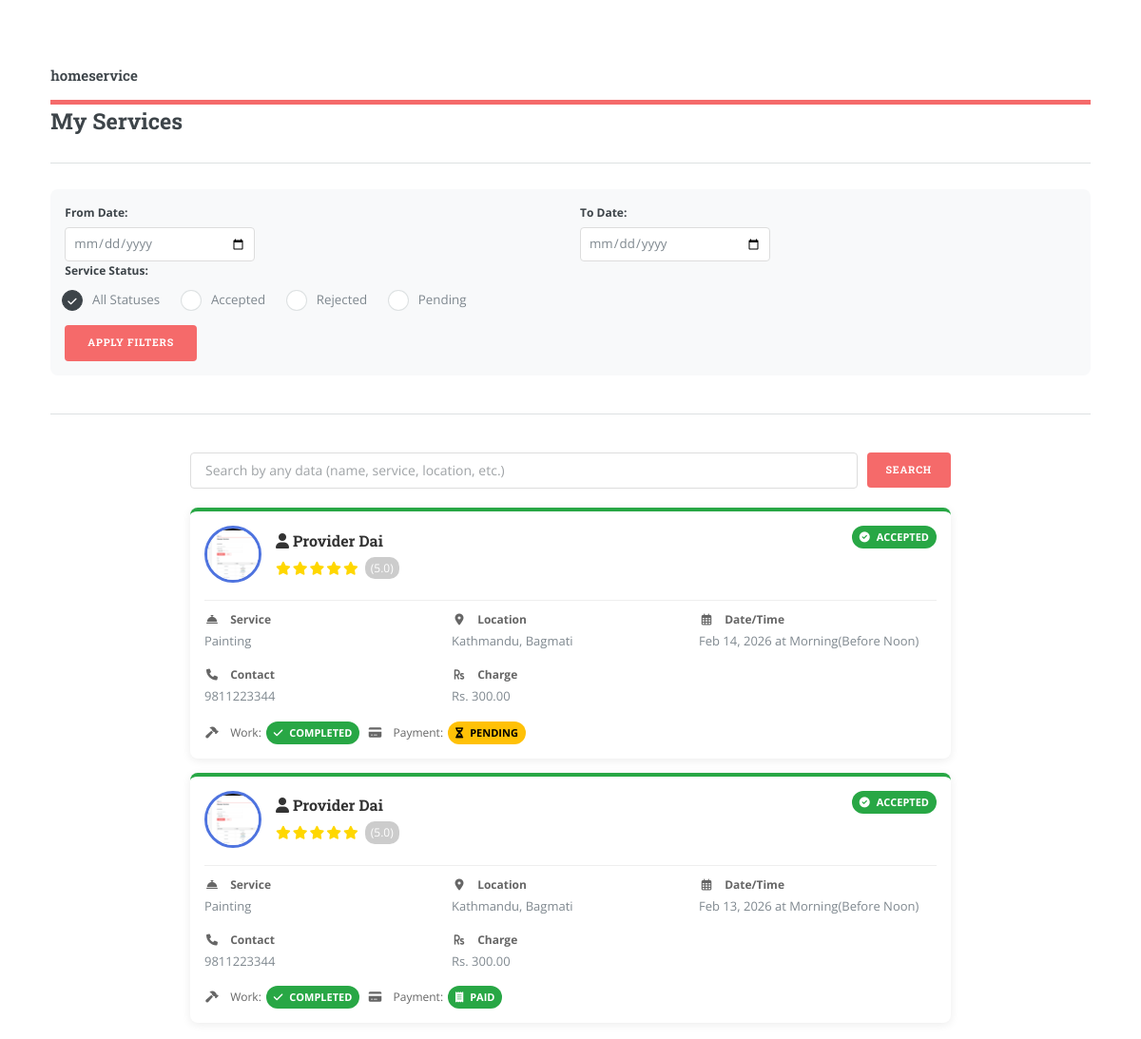
The page /Myservices.php (signed in) on the database its author committed.
### tables this page shows
CREATE TABLE `service_request` (
  `srid` int(11) NOT NULL,
  `consumer_id` int(11) NOT NULL,
  `provider_id` int(11) NOT NULL,
  `service_id` int(11) NOT NULL,
  `req_date` date NOT NULL,
  `req_time` varchar(50) DEFAULT NULL,
  `status` varchar(50) NOT NULL DEFAULT 'Pending',
  `work_status` varchar(50) NOT NULL DEFAULT 'Pending',
  `payment_status` varchar(50) NOT NULL DEFAULT 'Pending',
  `charge` decimal(10,2) NOT NULL DEFAULT 0.00,
  `last_modified` timestamp NOT NULL DEFAULT current_timestamp() ON UPDATE current_timestamp(),
  `read_status_c` tinyint(1) NOT NULL DEFAULT 0,
  `msgc` varchar(255) DEFAULT NULL,
  `read_status` tinyint(1) DEFAULT 0,
  `msgp` varchar(255) DEFAULT NULL,
  `wallet` decimal(10,2) NOT NULL DEFAULT 0.00
);

CREATE TABLE `provider` (
  `pid` int(11) NOT NULL,
  `fname` varchar(50) NOT NULL,
  `mname` varchar(50) DEFAULT NULL,
  `lname` varchar(50) NOT NULL,
  `dob` date DEFAULT NULL,
  `gender` enum('Male','Female','Other') DEFAULT 'Male',
  `country` varchar(50) DEFAULT NULL,
  `state` varchar(50) DEFAULT NULL,
  `city` varchar(50) DEFAULT NULL,
  `address` text DEFAULT NULL,
  `phnno` varchar(20) DEFAULT NULL,
  `email` varchar(100) NOT NULL,
  `photo` varchar(255) DEFAULT NULL,
  `average_rating` decimal(2,1) DEFAULT 0.0,
  `created_at` timestamp NOT NULL DEFAULT current_timestamp(),
  `password` varchar(255) NOT NULL,
  `wallet` decimal(10,2) NOT NULL DEFAULT 0.00,
  `rating_count` int(11) NOT NULL DEFAULT 0
);

CREATE TABLE `services` (
  `sid` int(11) NOT NULL,
  `sname` varchar(100) NOT NULL,
  `description` text DEFAULT NULL,
  `icon` varchar(100) DEFAULT NULL,
  `created_at` timestamp NOT NULL DEFAULT current_timestamp()
);

### Myservices.php (the view, shortened to what this page needs)
<?php
$formData = $_SESSION['form_data'] ?? [];
$con = mysqli_connect("localhost", "root", "", "homeservice");
$id = $_SESSION["consumer_id"];
$query = "SELECT provider.fname, provider.mname, provider.lname, provider.photo, provider.average_rating,
          provider.address, provider.city, provider.state, provider.country, provider.phnno,
          service_request.req_date AS fdate, service_request.req_time,
          service_request.status AS status, service_request.work_status,
          service_request.payment_status, service_request.srid, services.sname AS service_name,
          service_request.charge AS charge
          FROM service_request
          JOIN provider ON provider.pid = service_request.provider_id
          JOIN services ON services.sid = service_request.service_id
          WHERE service_request.consumer_id = ?";
$params = [$id];
$param_types = "s";
$query .= " ORDER BY service_request.last_modified DESC";
$stmt = $con->prepare($query);
if (count($params) > 1) {
    $stmt->bind_param($param_types, ...$params);
} else {
    $stmt->bind_param($param_types, $id);
}
$stmt->execute();
$stmt->store_result();
?>
<!DOCTYPE HTML>
<html>
<head>
    <link rel="stylesheet" href="assets/css/main.css" />
    <link rel="stylesheet" href="https://cdn.datatables.net/1.13.5/css/jquery.dataTables.min.css">
    <link rel="stylesheet" href="https://cdnjs.cloudflare.com/ajax/libs/font-awesome/6.0.0/css/all.min.css" />
</head>
<body class="is-preload">
    <div id="wrapper">
        <div id="main">
            <div class="inner">
                <header id="header">
                    <a href="welcome.php" class="logo"><strong>homeservice</strong></a>
                </header>
                <h2>My Services</h2>
                <hr class="minor" />
                <form method="post" action="myservices.php" class="filter-form">
                    <div style="display: grid; grid-template-columns: 1fr 1fr; gap: 20px;">
                        <div>
                            <label>From Date:</label>
                            <input type="date" name="fdate" value="<?= $formData['fdate'] ?? '' ?>">
                        </div>
                        <div>
                            <label>To Date:</label>
                            <input type="date" name="tdate" value="<?= $formData['tdate'] ?? '' ?>">
                        </div>
                    </div>
                    <label>Service Status:</label>
                    <div class="radio-group">
                    <div class="radio-option">
                            <label for="rp4" style="display: inline; font-weight: normal;">All Statuses</label>
                        </div>
                        <div class="radio-option">
                            <label for="rp1" style="display: inline; font-weight: normal;">Accepted</label>
                        </div>
                        <div class="radio-option">
                            <label for="rp2" style="display: inline; font-weight: normal;">Rejected</label>
                        </div>
                        <div class="radio-option">
                            <label for="rp3" style="display: inline; font-weight: normal;">Pending</label>
                        </div>
                    </div>
                    <button type="submit" name="sbbtn" class="button primary">Apply Filters</button>
                </form>
                <hr class="major" />
                <div class="search-container">
                    <input type="text" id="searchInput" placeholder="Search by any data (name, service, location, etc.)">
                    <button onclick="searchServices()" class="button primary">Search</button>
                </div>
                <div class="service-requests" id="serviceRequestsContainer">
                    <?php
                    if ($stmt->num_rows > 0) {
                        $stmt->bind_result($fname, $mname, $lname, $photo, $average_rating, $address, $city, $state, $country, $phnno, $fdate, $rtime, $status, $workstatus, $payment_status, $srid, $service_name, $charge);
                        while ($stmt->fetch()) {
                            $status_class = $status == 0 ? 'status-pending' : ($status == 1 ? 'status-accepted' : 'status-rejected');
                            $status_label = $status == 0 ? 'Pending' : ($status == 1 ? 'Accepted' : 'Rejected');
                            $status_badge = $status == 0 ? 'badge-primary' : ($status == 1 ? 'badge-success' : 'badge-danger');
                            $workstatus_label = ($status == 2) ? 'Cancelled' : ($workstatus == 0 ? 'Pending' : 'Completed');
                            $workstatus_badge = ($status == 2) ? 'badge-danger' : ($workstatus == 0 ? 'badge-primary' : 'badge-success');
                            $payment_label = ($status == 2) ? 'Cancelled' : ($payment_status == 0 ? 'Pending' : 'Paid');
                            $payment_badge = ($status == 2) ? 'badge-danger' : ($payment_status == 0 ? 'badge-primary' : 'badge-success');
                            $formatted_date = date('M j, Y', strtotime($fdate));
                            $formatted_time = $rtime;
                            $formatted_charge = ($charge === null) ? 'N/A' : 'Rs. ' . number_format($charge, 2);
                            echo '<div class="service-request-card ' . $status_class . '" data-searchable="' .
                                htmlspecialchars(strtolower($fname . ' ' . $mname . ' ' . $lname . ' ' .
                                $service_name . ' ' . $city . ' ' . $state . ' ' .
                                $formatted_date . ' ' . $formatted_time . ' ' .
                                $phnno . ' ' . $status_label . ' ' . $workstatus_label . ' ' .
                                $payment_label . ' ' . $formatted_charge)) . '">
                                <div class="card-header">
                                    <div class="provider-avatar-container">
                                        <img src="' . htmlspecialchars($photo ? 'uploads/' . $photo : 'https://via.placeholder.com/60') . '"
                                             alt="Provider Avatar" class="provider-avatar"
                                             onclick="openImageModal(\'' . htmlspecialchars($photo ? 'uploads/' . $photo : 'https://via.placeholder.com/150') . '\')">
                                        <div class="provider-info">
                                            <h3><i class="fas fa-user"></i> ' . $fname . ' ' . $mname . ' ' . $lname . '</h3>';
                                            if ($average_rating !== null) {
                                                $fullStars = floor($average_rating);
                                                echo '<div class="star-rating">';
                                                for ($i = 0; $i < $fullStars; $i++) {
                                                    echo '<i class="fas fa-star"></i>';
                                                }
                                                echo '<span class="rating-value">(' . number_format($average_rating, 1) . ')</span>';
                                                echo '</div>';
                                            }
                                    echo '</div>
                                    </div>
                                    <span class="badge ' . $status_badge . '"><i class="fas ' .
                                        ($status == 0 ? 'fa-clock' : ($status == 1 ? 'fa-check-circle' : 'fa-times-circle')) .
                                        '"></i> ' . $status_label . '</span>
                                </div>
                                <div class="card-details">
                                    <div class="detail-item">
                                        <span class="label"><i class="fas fa-concierge-bell"></i> Service</span>
                                        ' . $service_name . '
                                    </div>
                                    <div class="detail-item">
                                        <span class="label"><i class="fas fa-map-marker-alt"></i> Location</span>
                                        ' . $city . ', ' . $state . '
                                    </div>
                                    <div class="detail-item">
                                        <span class="label"><i class="far fa-calendar-alt"></i> Date/Time</span>
                                        ' . $formatted_date . ' at ' . $formatted_time . '
                                    </div>
                                    <div class="detail-item">
                                        <span class="label"><i class="fas fa-phone"></i> Contact</span>
                                        ' . $phnno . '
                                    </div>
                                    <div class="detail-item">
                                        <span class="label"><i class="fas fa-rupee-sign"></i> Charge</span>
                                        ' . $formatted_charge . '
                                    </div>
                                </div>
                                <div class="status-indicators">
                                    <div class="status-item">
                                        <span class="label"><i class="fas fa-hammer"></i> Work:</span>
                                        <span class="badge ' . $workstatus_badge . '"><i class="fas ' .
                                            ($status == 2 ? 'fa-ban' : ($workstatus == 0 ? 'fa-spinner' : 'fa-check')) . '"></i> ' . $workstatus_label . '</span>
                                    </div>
                                    <div class="status-item">
                                        <span class="label"><i class="fas fa-credit-card"></i> Payment:</span>
                                        <span class="badge ' . $payment_badge . '"><i class="fas ' .
                                            ($status == 2 ? 'fa-ban' : ($payment_status == 0 ? 'fa-hourglass-half' : 'fa-receipt')) . '"></i> ' . $payment_label . '</span>
                                    </div>
                                </div>
                            </div>';
                        }
                    } else {
                        echo '<div style="text-align: center; padding: 30px; background: #f8f9fa; border-radius: 8px;">
                                <h3 style="color:#666">No service requests found</h3>
                                <p>There are no records matching your criteria</p>
                              </div>';
                    }
                    ?>
                </div>
            </div>
        </div>
    </div>
</body>
</html>

### Myservices.php (style rules this page uses)
.service-request-card { width: 100%; max-width: 800px; margin: 0 auto 15px; padding: 15px; border-radius: 8px; background: white; box-shadow: 0 2px 10px rgba(0,0,0,0.08); transition: all 0.3s ease; position: relative; border-top: 4px solid #ddd; }
.status-accepted { border-top-color: #28a745; }
.provider-avatar-container { display: flex; align-items: center; gap: 15px; margin-bottom: 10px; }
.provider-avatar { width: 60px; height: 60px; border-radius: 50%; object-fit: cover; border: 3px solid #4e73df; cursor: pointer; transition: transform 0.3s ease; }
.provider-info { flex: 1; }
.star-rating { display: inline-flex; align-items: center; margin-top: 5px; }
.star-rating i { color: #FFD700; font-size: 14px; margin-right: 2px; }
.rating-value { font-size: 12px; margin-left: 5px; color: #fff; background: rgba(0,0,0,0.2); padding: 2px 6px; border-radius: 10px; }
.card-header { display: flex; justify-content: space-between; align-items: flex-start; margin-bottom: 10px; padding-bottom: 8px; border-bottom: 1px solid #eee; }
.card-header h3 { margin: 0; font-size: 16px; color: #333; }
.card-details { display: grid; grid-template-columns: repeat(auto-fill, minmax(200px, 1fr)); gap: 10px; font-size: 13px; }
.detail-item { margin-bottom: 5px; }
.detail-item span.label { font-weight: bold; color: #666; display: block; margin-bottom: 2px; font-size: 12px; }
.badge { display: inline-block; padding: 3px 8px; border-radius: 12px; font-size: 11px; font-weight: bold; text-transform: uppercase; }
.badge-primary { background-color: #ffc107; color: #000; }
.badge-success { background-color: #28a745; color: white; }
.status-indicators { display: flex; gap: 8px; margin-top: 10px; flex-wrap: wrap; }
.status-item { display: flex; align-items: center; gap: 5px; }
.status-item .label { font-size: 12px; color: #666; }
.filter-form { background: #f8f9fa; padding: 15px; border-radius: 8px; margin-bottom: 20px; }
.filter-form label { display: block; margin-bottom: 5px; font-weight: bold; }
.filter-form input[type="date"] { padding: 8px; border: 1px solid #ddd; border-radius: 4px; width: 100%; max-width: 200px; }
.filter-form .radio-group { display: flex; gap: 15px; margin: 10px 0; }
.filter-form .radio-option { display: flex; align-items: center; gap: 5px; }
.search-container { margin-bottom: 20px; display: flex; gap: 10px; max-width: 800px; margin-left: auto; margin-right: auto; }
.search-container input[type="text"] { flex-grow: 1; padding: 10px 15px; border: 1px solid #ddd; border-radius: 4px; font-size: 14px; }
.search-container button { padding: 10px 20px; background-color: #dc3545; color: white; border: none; border-radius: 4px; cursor: pointer; transition: background-color 0.3s; display: inline-flex; align-items: center; justify-content: center; }
.detail-item .label i, .status-item .label i { margin-right: 8px; width: 16px; text-align: center; }
.badge i { margin-right: 4px; }

### rows shown on the page
service_request: provider.photo (picture), provider.fname "Provider", provider.lname "Dai", provider.average_rating "5.0", status "ACCEPTED", service.sname "Painting", provider.city "Kathmandu", provider.state "Bagmati", req_date "Feb 14, 2026", req_time "Morning(Before Noon)", provider.phnno "9811223344", charge "Rs. 300.00", workstatus_label "COMPLETED", payment_label "PENDING"
service_request: provider.photo (picture), provider.fname "Provider", provider.lname "Dai", provider.average_rating "5.0", status "ACCEPTED", service.sname "Painting", provider.city "Kathmandu", provider.state "Bagmati", req_date "Feb 13, 2026", req_time "Morning(Before Noon)", provider.phnno "9811223344", charge "Rs. 300.00", workstatus_label "COMPLETED", payment_label "PAID"
